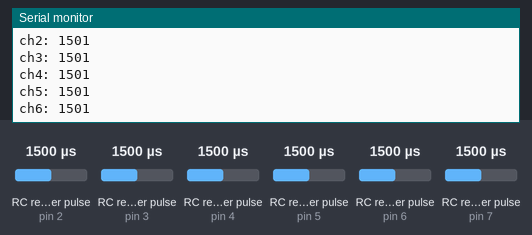
The sketch below on a simulated Arduino Uno, built with avr-gcc and run on an emulated ATmega328P. Parts: the last lines printed to the serial monitor. Wiring (inferred from the names in the program): 6 × RC receiver channel: data pin 2 / data pin 3 / data pin 4 / data pin 5 / data pin 6 / data pin 7. The test bench sets the inputs (shaded band); at power-on: RC receiver pulse (sensors on pin 2, pin 3, pin 4, pin 5, pin 6, pin 7) 1500 µs. The ROS host is connected and sends only what is stated.

Above: at 1.7 s.
1.8 s: RC receiver pulse (sensor on pin 2) set to 1020 µs
3.3 s: RC receiver pulse (sensor on pin 3) set to 1020 µs
4.8 s: RC receiver pulse (sensor on pin 4) set to 1020 µs
6.3 s: RC receiver pulse (sensor on pin 5) set to 1020 µs
At 7.2 s:
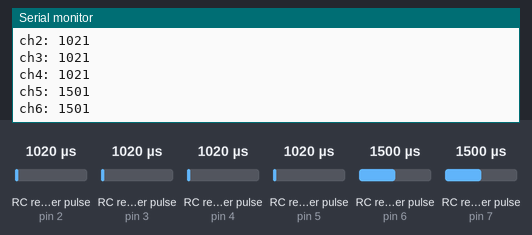
7.8 s: RC receiver pulse (sensor on pin 6) set to 1020 µs
At 9.1 s:
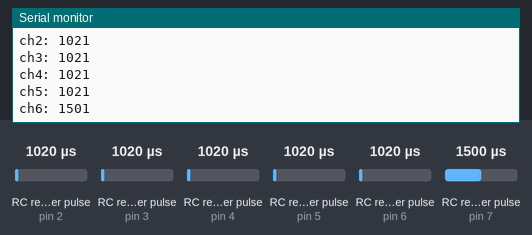
9.3 s: RC receiver pulse (sensor on pin 7) set to 1020 µs
At 10.5 s:
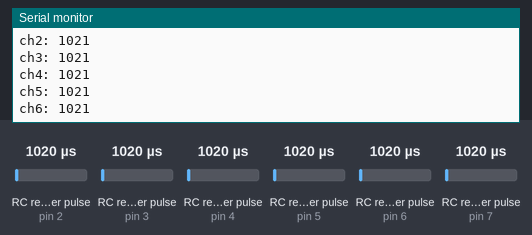
Timing chart, 0 to 11.8 s (numbered marks = the images above; inputs shaded):
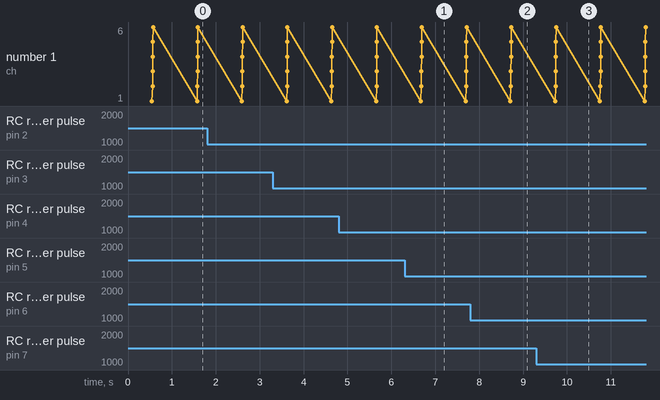

The sketch:

CorrectPinout.ino
```cpp
#include <Servo.h>
#include <ros.h>
#include <ros/time.h>
#include <std_msgs/String.h>
#include <std_msgs/Int16.h>
#include <std_msgs/Float64.h>
#define USE_USBCON


ros::NodeHandle nh;                          //Instantiate the Node Handle******

int LT;
int RT;


void LmessageCb(const std_msgs::Int16& msg)
{
  LT = msg.data;
}
void RmessageCb(const std_msgs::Int16& msg)
{
  RT = msg.data;
}

std_msgs::Int16 left;
std_msgs::Int16 right;

ros::Subscriber<std_msgs::Int16> L("Left", &LmessageCb);
ros::Subscriber<std_msgs::Int16> R("Right", &RmessageCb);

char var = 's';
//switched pins
byte leftmotorPin = 12;                      // Set Pin 9 to the output to the ESC (speed controller)
byte rightmotorPin = 13;                     // Set Pin 10 to the output to the ESC (speed controller)
int ch1 = 2;                                 // set the value coming from channel 1 of the receiver to Pin 2 (  Right Throttle  left(1000)/right(1750)/middle(1380)  )
int ch2 = 3;                                // set the value coming from channel 2 of the receiver to Pin 3 (  Right Throttle up(1000)/down(1750)/middle(1380)  )
int ch3 = 4;                               // set the value coming from channel 3 of the receiver to Pin 4 (  Left Throttle up(1000)/down(1750)/middle(1380)  )
int ch4 = 5;                               //set the value coming from channel 4 of the receiver to pin 5 (  Left Throttle left(1000)/right(1750)/middle(1380)  )
int ch5 = 6;                                //set the value coming from channel 5 of the receiver to pin 6 (it writes ch5 on the transmitter, also A, and Gear/Gyro)
int ch6 = 7;                                //set the value coming from channel 6 of the receiver to pin 7 (Ail/Elev/Rud Switch)
int spool = 11;                              //spooling servo pin
int userValue = 0;

int LM = 0;
int RM = 0;
int LMtoESC = 1500;
int RMtoESC = 1500;
int idle = 1500;

int lastLMspeed = 0;                     // Initialize the last speed of the Left motor as 1500
int lastRMspeed = 0;                     // Initialize the last speed of the Right motor as 1500
int LMspeed = 1500;
int RMspeed = 1500;


void setup()
{
        nh.initNode();                           //Initialize the Node Handle*****
        nh.subscribe(L);                       //Advertise any topic being published*******
        nh.subscribe(R);                       //Advertise any topic being published*******

        Serial.begin(57600);                    // Begin Serial communication with the computer
        pinMode(ch1, INPUT);                     // Set Pin for ch2 as input
        pinMode(ch2, INPUT);                     // Set Pin for ch3 as input
        pinMode(ch3, INPUT);
        pinMode(ch4, INPUT);
        pinMode(ch5, INPUT);                    // Set Pin for ModePin as an Input
        pinMode(ch6, INPUT);

       // leftmotor.attach(leftmotorPin);          // Attach Left motor output to Pin 9
      //  rightmotor.attach(rightmotorPin);        // Attach Right motor output to Pin 7

	//leftmotor.writeMicroseconds(1500);       // send "stop" signal to ESC.
       // rightmotor.writeMicroseconds(1500);      // send "stop" signal to ESC.
	delay(500);                             // delay to allow the ESC to recognize the stopped signal and initialize
       LM = map(pulseIn(3, LOW), 17500, 18800, 1100, 1900);          // Read the value from the left joystick of the remote control
        RM = map(pulseIn(5, LOW), 17500, 18800, 1100, 1900);         // Read the value from the right joystick of the remote control
}

void loop()
{Serial.print("ch1: ");
  Serial.println(pulseIn(ch1, HIGH));
  Serial.print("ch2: ");
  Serial.println(pulseIn(ch2, HIGH));
  Serial.print("ch3: ");
  Serial.println(pulseIn(ch3, HIGH));
  Serial.print("ch4: ");
  Serial.println(pulseIn(ch4, HIGH));
  Serial.print("ch5: ");
  Serial.println(pulseIn(ch5, HIGH));
  Serial.print("ch6: ");
  Serial.println(pulseIn(ch6, HIGH));
  Serial.println();


 delay(1000);


}
```

Measured:
- after the input at 6.3 s, the serial monitor: prints a new line after 0.39 s (image 1)
- after the input at 7.8 s, the serial monitor: prints a new line after 0.93 s (image 2)
- after the input at 9.3 s, the serial monitor: prints a new line after 0.45 s (image 3)
